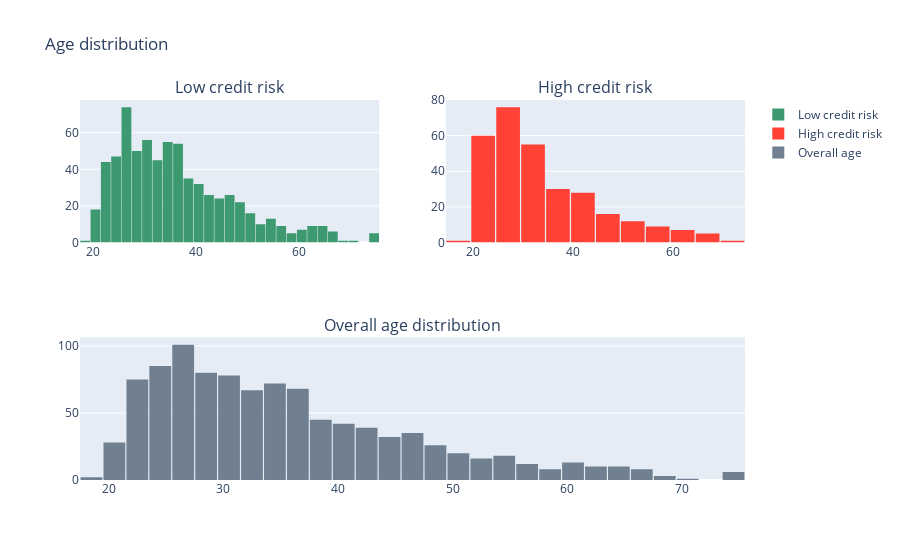

Notebook cell for this chart:
### Code cell
# Histograms
df_good = df_credit.loc[df_credit["Risk"] == 'low']['Age'].values.tolist()
df_bad = df_credit.loc[df_credit["Risk"] == 'high']['Age'].values.tolist()
df_age = df_credit['Age'].values.tolist()

# First plot
trace0 = go.Histogram(
    x=df_good,
    # histnorm='probability',
    name="Low credit risk",
    marker=dict(color='#3D9970')
)
# Second plot
trace1 = go.Histogram(
    x=df_bad,
    # histnorm='probability',
    name="High credit risk",
    marker=dict(color='#FF4136')
)
# Third plot
trace2 = go.Histogram(
    x=df_age,
    # histnorm='probability',
    name="Overall age",
    marker=dict(color='slategray')
)

# Creating the grid
fig = subplots.make_subplots(rows=2, 
                             cols=2, 
                             specs=[[{}, {}], [{'colspan': 2}, None]],
                             subplot_titles=('Low credit risk',
                                             'High credit risk',
                                             'Overall age distribution')
                            )

# Setting the figures
fig.append_trace(trace0, 1, 1)
fig.append_trace(trace1, 1, 2)
fig.append_trace(trace2, 2, 1)

fig['layout'].update(showlegend=True, title='Age distribution', bargap=0.05)
py.iplot(fig, filename='custom-sized-subplot-with-subplot-titles')

### Figure 1 — Plotly figure (JSON) as saved in the notebook; plotly's stock layout.template omitted (floating-point values rounded to 4 significant figures; data arrays with more than 128 entries replaced by an {"elided": "..."} marker saying what was removed)
{"data": [{"marker": {"color": "#3D9970"}, "name": "Low credit risk", "type": "histogram", "x": {"elided": "700 int values"}, "xaxis": "x", "yaxis": "y"}, {"marker": {"color": "#FF4136"}, "name": "High credit risk", "type": "histogram", "x": {"elided": "300 int values"}, "xaxis": "x2", "yaxis": "y2"}, {"marker": {"color": "slategray"}, "name": "Overall age", "type": "histogram", "x": {"elided": "1000 int values"}, "xaxis": "x3", "yaxis": "y3"}], "layout": {"annotations": [{"font": {"size": 16}, "showarrow": false, "text": "Low credit risk", "x": 0.225, "xanchor": "center", "xref": "paper", "y": 1, "yanchor": "bottom", "yref": "paper"}, {"font": {"size": 16}, "showarrow": false, "text": "High credit risk", "x": 0.775, "xanchor": "center", "xref": "paper", "y": 1, "yanchor": "bottom", "yref": "paper"}, {"font": {"size": 16}, "showarrow": false, "text": "Overall age distribution", "x": 0.5, "xanchor": "center", "xref": "paper", "y": 0.375, "yanchor": "bottom", "yref": "paper"}], "bargap": 0.05, "showlegend": true, "title": {"text": "Age distribution"}, "xaxis": {"anchor": "y", "domain": [0, 0.45]}, "xaxis2": {"anchor": "y2", "domain": [0.55, 1]}, "xaxis3": {"anchor": "y3", "domain": [0, 1]}, "yaxis": {"anchor": "x", "domain": [0.625, 1]}, "yaxis2": {"anchor": "x2", "domain": [0.625, 1]}, "yaxis3": {"anchor": "x3", "domain": [0, 0.375]}}}
